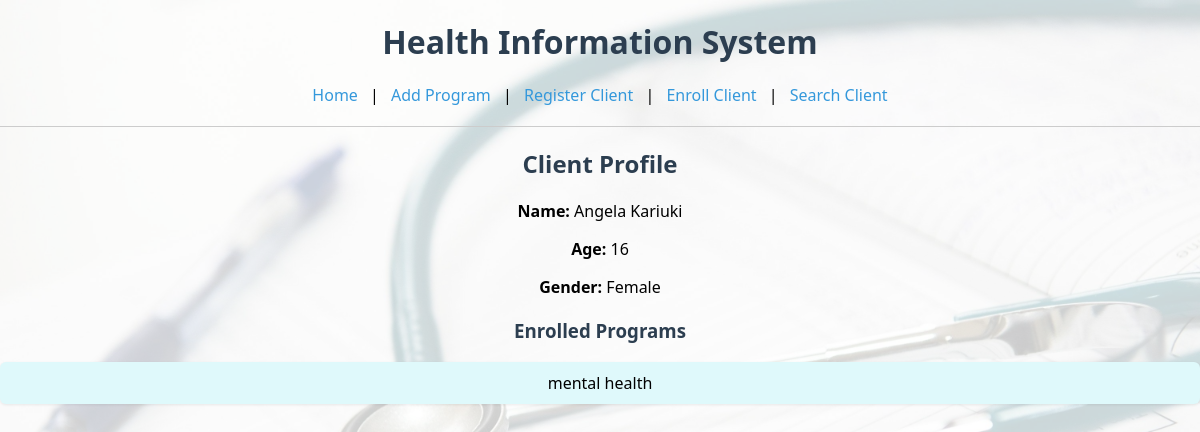
Screenshot of /view_client/3 with the database file from the repository.
### tables this page shows
CREATE TABLE clients (
            id INTEGER PRIMARY KEY AUTOINCREMENT,
            name TEXT NOT NULL,
            age INTEGER,
            gender TEXT
        );

CREATE TABLE programs (
            id INTEGER PRIMARY KEY AUTOINCREMENT,
            name TEXT NOT NULL
        );

### app.py (the view)
@app.route('/view_client/<int:client_id>')
def view_client(client_id):
    conn = get_db_connection()
    client = conn.execute('SELECT * FROM clients WHERE id = ?', (client_id,)).fetchone()
    programs = conn.execute('''
        SELECT programs.name FROM enrollments
        JOIN programs ON enrollments.program_id = programs.id
        WHERE enrollments.client_id = ?
    ''', (client_id,)).fetchall()
    conn.close()
    return render_template('view_client.html', client=client, programs=programs)

### app.py (called while the page is built)
def get_db_connection():
    conn = sqlite3.connect('health.db')
    conn.row_factory = sqlite3.Row
    return conn

### templates/view_client.html
{% extends "base.html" %}
{% block content %}
    <h2>Client Profile</h2>
    <p><strong>Name:</strong> {{ client.name }}</p>
    <p><strong>Age:</strong> {{ client.age }}</p>
    <p><strong>Gender:</strong> {{ client.gender }}</p>
    <h3>Enrolled Programs</h3>
    <ul>
        {% for program in programs %}
            <li>{{ program.name }}</li>
        {% endfor %}
    </ul>
{% endblock %}

### static/css/styles.css (style rules this page uses)
body { font-family: 'Segoe UI', Arial, sans-serif; background: url("/static/images/bg.jpg") no-repeat center center fixed; background-size: cover; margin: 0; padding: 0; text-align: center; }
body::before { content: ""; position: fixed; top: 0; left: 0; width: 100%; height: 100%; background: rgba(255, 255, 255, 0.8); z-index: -1; }
h1, h2, h3 { color: #2c3e50; margin-top: 20px; }
ul { list-style-type: none; padding: 0; margin-top: 15px; }
ul li { background: #dff9fb; padding: 10px; margin: 7px 0; border-radius: 6px; box-shadow: 0 1px 3px rgba(0,0,0,0.08); }

### rows the page displays
clients: name "Angela Kariuki", age "16", gender "Female"
programs: name "mental health"
